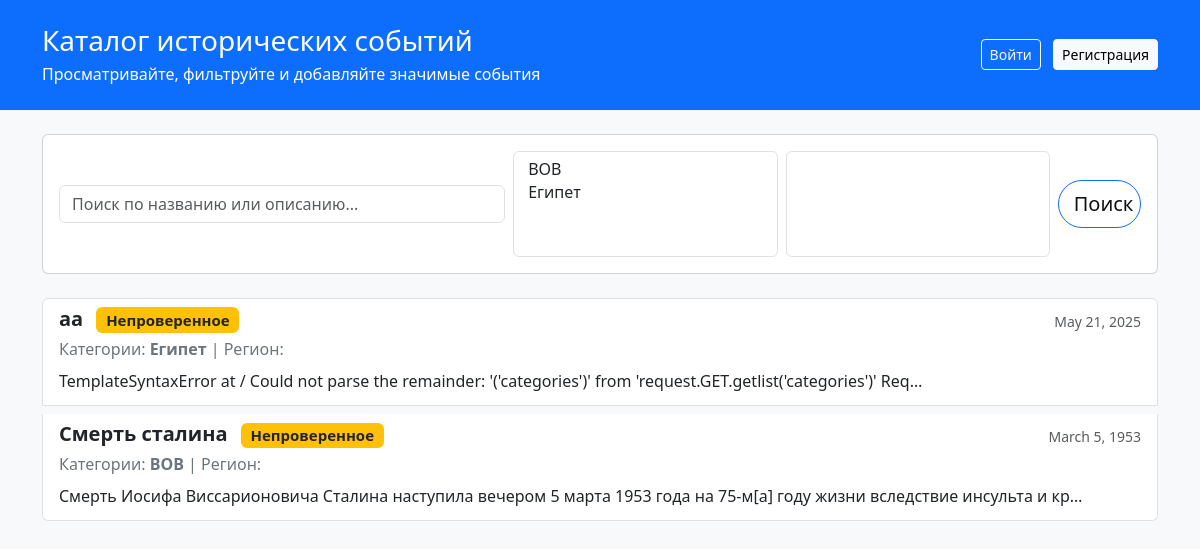
Before: / with the older database file.
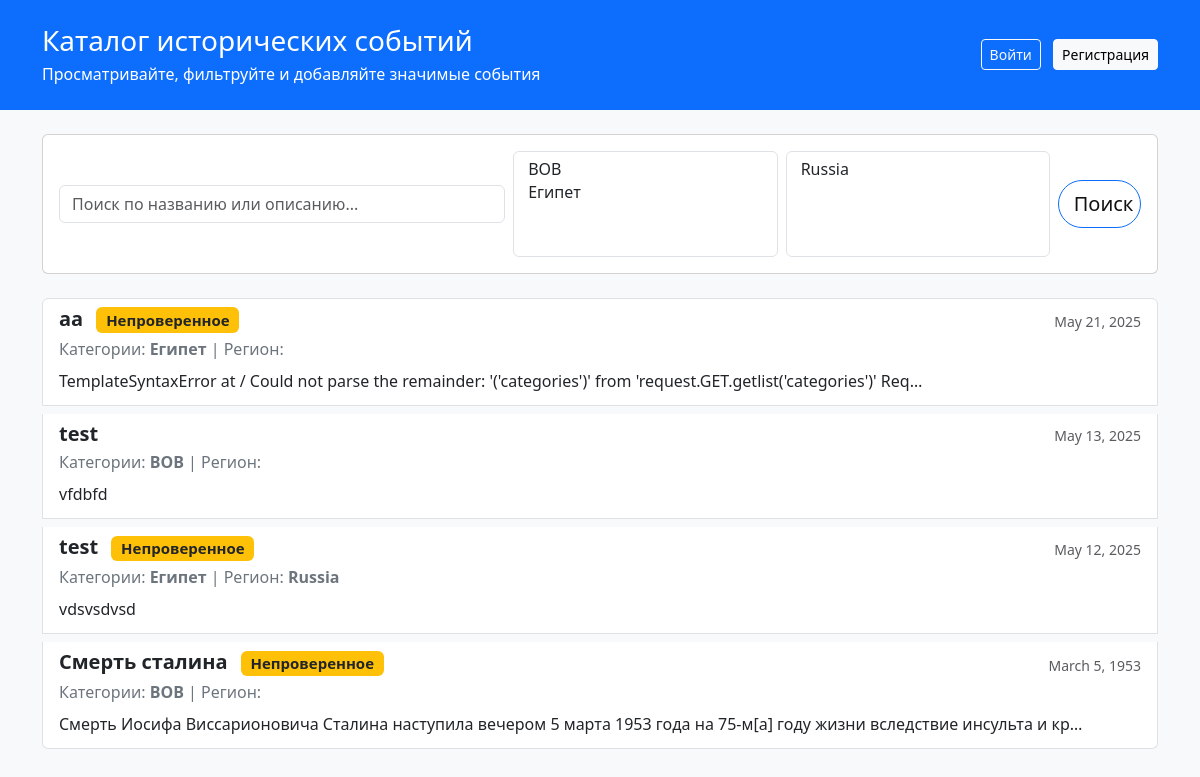
After: the same page with the newer database file.
### history/models.py (models this page shows, shortened)
class Event(models.Model):
    STATUS_CHOICES = [
        ('pending', 'Непроверенное'),
        ('approved', 'Проверенное'),
    ]
    title = models.CharField(max_length=200)
    date = models.DateField()
    description = models.TextField()
    image = models.ImageField(upload_to='event_images/', blank=True, null=True)
    categories = models.ManyToManyField(Category, related_name='events')
    tags = models.ManyToManyField(Tag, related_name='events', blank=True)
    region = models.CharField(max_length=100, blank=True)
    status = models.CharField(max_length=20, choices=STATUS_CHOICES, default='pending')
    created_at = models.DateTimeField(auto_now_add=True)
    updated_at = models.DateTimeField(auto_now=True)

class Category(models.Model):
    name = models.CharField(max_length=100, unique=True)
    description = models.TextField(blank=True)

### history/views.py (the view)
# urls.py: path('', views.index, name='index'),
def index(request):
    events = Event.objects.all().order_by('-date')
    categories = Category.objects.all()
    regions = Event.objects.exclude(region='').values_list('region', flat=True).distinct()
    q = request.GET.get('q', '').strip()
    if q:
        events = events.filter(title__icontains=q) | events.filter(description__icontains=q)
    cat_ids = request.GET.getlist('categories')
    if cat_ids:
        events = events.filter(categories__id__in=cat_ids).distinct()
    region_list = request.GET.getlist('regions')
    if region_list:
        events = events.filter(region__in=region_list)
    return render(request, 'history/index.html', {
        'events': events,
        'categories': categories,
        'regions': regions,
        'user': request.user,
        'selected_categories': cat_ids,
        'selected_regions': region_list,
    })

### history/templates/history/index.html (shortened to what this page needs)
<!DOCTYPE html>
<html lang="ru">
<head>
    <link href="https://cdn.jsdelivr.net/npm/bootstrap@5.3.0/dist/css/bootstrap.min.css" rel="stylesheet">
    <link rel="stylesheet" href="https://cdn.jsdelivr.net/npm/choices.js/public/assets/styles/choices.min.css" />
</head>
<body class="bg-light">
    <header class="bg-primary text-white py-4 mb-4">
        <div class="container">
            <div class="d-flex justify-content-between align-items-center">
                <div>
                    <h1 class="h3 mb-1">Каталог исторических событий</h1>
                    <p class="mb-0">Просматривайте, фильтруйте и добавляйте значимые события</p>
                </div>
                <div>
                    {% if user.is_authenticated %}
                        <span class="me-2">Здравствуйте, <b>{{ user.username }}</b>!</span>
                        <a href="/logout/" class="btn btn-outline-light btn-sm">Выйти</a>
                    {% else %}
                        <a href="/login/" class="btn btn-outline-light btn-sm me-2">Войти</a>
                        <a href="/register/" class="btn btn-light btn-sm">Регистрация</a>
                    {% endif %}
                </div>
            </div>
        </div>
    </header>
    <main class="container">
        <div class="card mb-4 p-3">
            <form class="row g-2 align-items-center" action="/" method="get" autocomplete="off">
                <div class="col-md-5">
                    <input type="text" name="q" class="form-control" placeholder="Поиск по названию или описанию..." value="{{ request.GET.q|default:'' }}" />
                </div>
                <div class="col-md-3">
                    <select class="form-select" id="filter_categories" name="categories" multiple>
                        {% for cat in categories %}
                            <option value="{{ cat.id }}" {% if cat.id|stringformat:'s' in selected_categories %}selected{% endif %}>{{ cat.name }}</option>
                        {% endfor %}
                    </select>
                </div>
                <div class="col-md-3">
                    <select class="form-select" id="filter_regions" name="regions" multiple>
                        {% for region in regions %}
                            <option value="{{ region }}" {% if region in selected_regions %}selected{% endif %}>{{ region }}</option>
                        {% endfor %}
                    </select>
                </div>
                <div class="col-md-1 d-flex flex-column gap-2 align-items-stretch justify-content-between">
    <button type="submit" class="btn btn-outline-primary btn-lg d-flex align-items-center justify-content-center w-100 h-100 text-dark" style="border-radius:2rem; min-height:48px; color:#111;">
         <span style="color:#111;">Поиск</span>
    </button>
</div>
            </form>
        </div>
        <div class="list-group">
            {% for event in events %}
            <div class="list-group-item mb-2">
                <div class="d-flex w-100 justify-content-between align-items-center">
                    <h5 class="mb-1"><a href="{% url 'event_detail' event.id %}" class="text-decoration-none text-dark fw-bold">{{ event.title }}
{% if event.status == 'pending' %}
  <span class="badge bg-warning text-dark ms-2">Непроверенное</span>
{% endif %}</a></h5>
                    <small class="text-muted">{{ event.date }}</small>
                </div>
                <div class="mb-2 text-secondary">
                    Категории: {% for cat in event.categories.all %}<b>{{ cat.name }}</b>{% if not forloop.last %}, {% endif %}{% endfor %} | Регион: <b>{{ event.region }}</b>
                </div>
                <p class="mb-1">{{ event.description|truncatechars:120 }}</p>
            </div>
            {% empty %}
            <div class="list-group-item">Нет событий</div>
            {% endfor %}
        </div>
    </main>
</body>
</html>

Changed rows visible on the page:
added Event: title "test", date "May 13, 2025", description "vfdbfd", Category (name "ВОВ")
added Event: title "test", status "Непроверенное", date "May 12, 2025", region "Russia", description "vdsvsdvsd", Category (name "Египет")
Other visible differences:
form field regions: (not shown) → "Russia"
